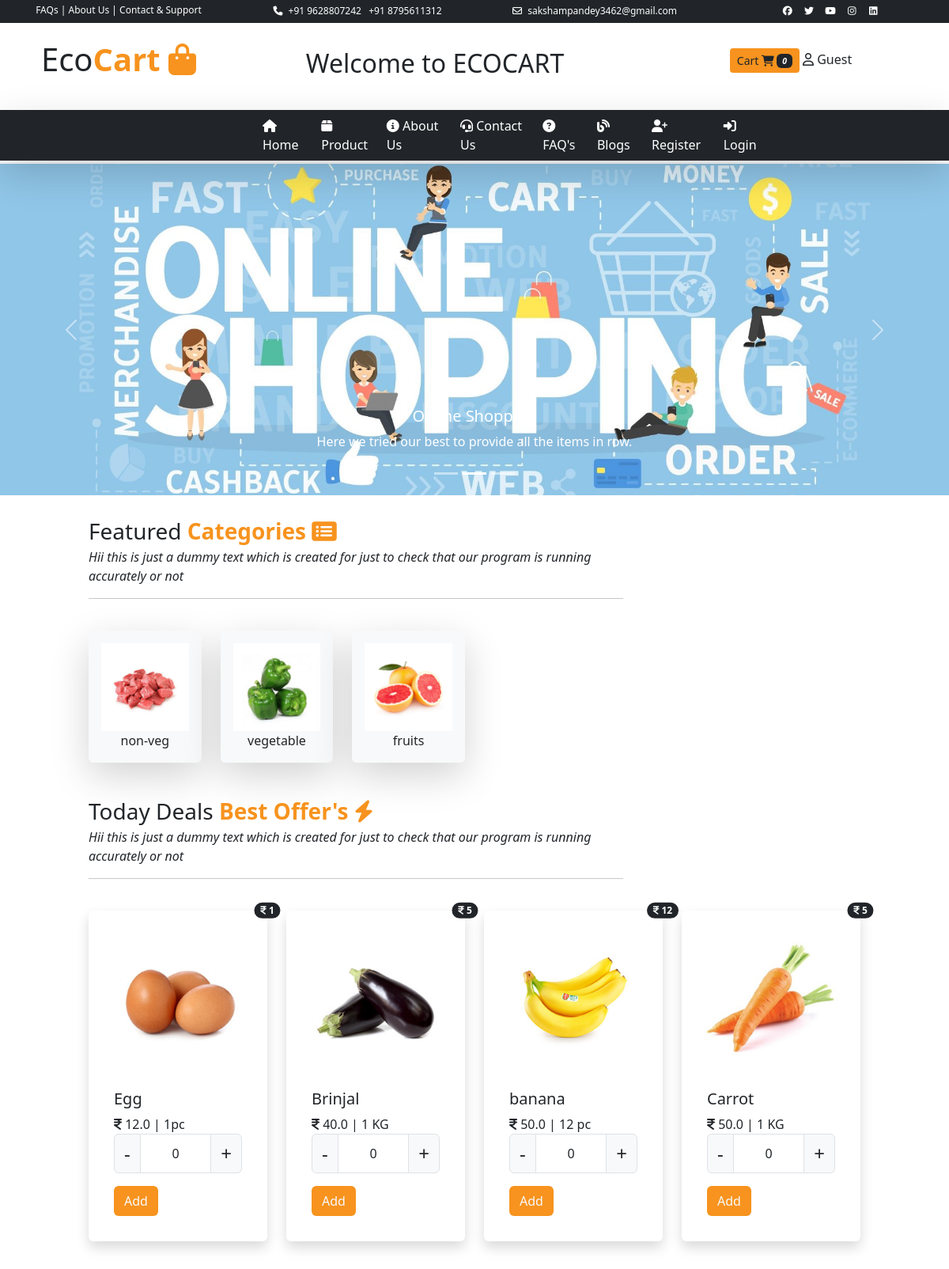
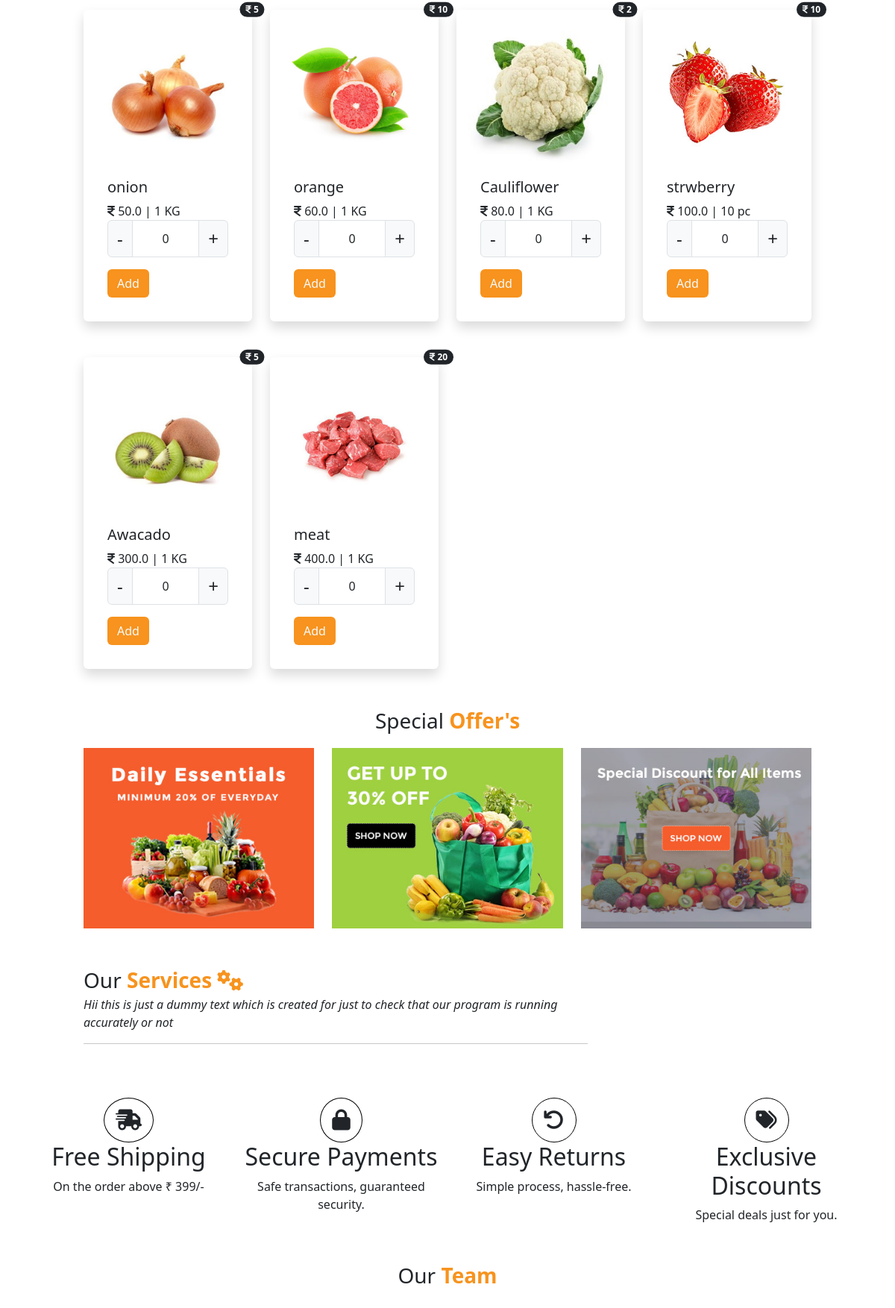
The page / (upper part) on the database its author committed (2 pictures, top to bottom).
### user/models.py (models this page shows, shortened)
class tbl_slider(models.Model):
    slider_picture=models.ImageField(upload_to='static/slider/',null=True)
    title=models.CharField(max_length=200,null=True)
    description=models.TextField(null=True)

class tbl_category(models.Model):
    product_category=models.CharField(max_length=30,null=True)
    category_picture=models.ImageField(upload_to='static/category/',null=True)

class tbl_product(models.Model):
    product_name=models.CharField(max_length=100,null=True)
    category=models.ForeignKey(tbl_category,on_delete=models.CASCADE)
    price=models.FloatField(null=True)
    discount=models.IntegerField(null=True)
    quantity=models.CharField(max_length=20,null=True)
    product_image=models.ImageField(upload_to='static/product/',null=True)

### user/views.py (the view)
# urls.py: path('',views.index),
def index(request):
    data=tbl_category.objects.all().order_by('-id')
    pdata=tbl_product.objects.all().order_by('price')
    sdata=tbl_slider.objects.all().order_by('-id')[0:3]
    md={"cdata":data,"productdata":pdata,"sliderdata":sdata}
    return render(request,'index.html',md)

### templates/index.html (shortened to what this page needs)
{% extends 'base.html' %}
{% load static %}
{% block childpage %}
<div class="row slider">
    <div class="col-sm-12 p-0">
        <div id="carouselExampleCaptions" class="carousel slide carousel-fade" data-bs-ride="carousel" data-bs-interval="2000" >
  <div class="carousel-indicators">
    <button type="button" data-bs-target="#carouselExampleCaptions" data-bs-slide-to="0" class="active" aria-current="true" aria-label="Slide 1"></button>
    <button type="button" data-bs-target="#carouselExampleCaptions" data-bs-slide-to="1" aria-label="Slide 2"></button>
    <button type="button" data-bs-target="#carouselExampleCaptions" data-bs-slide-to="2" aria-label="Slide 3"></button>
     </div>
  <div class="carousel-inner">
      {% for i in sliderdata %}
    <div class="carousel-item active">
      <img src="../{{i.slider_picture}}" style="max-height:500px;" class="d-block w-100" alt="...">
      <div class="carousel-caption d-none d-md-block">
        <h5>{{i.title}}</h5>
        <p>{{i.description}}</p>
      </div>
    </div>
      {% endfor %}
  </div>
  <button class="carousel-control-prev" type="button" data-bs-target="#carouselExampleCaptions" data-bs-slide="prev">
    <span class="carousel-control-prev-icon" aria-hidden="true"></span>
  </button>
  <button class="carousel-control-next" type="button" data-bs-target="#carouselExampleCaptions" data-bs-slide="next">
    <span class="carousel-control-next-icon" aria-hidden="true"></span>
  </button>
</div>
    </div>
</div>
<div class="row mb-2 mt-4">
    <div class="col-sm-1"></div>
    <div class="col-sm-7 ">
        <p class="fs-3 m-0 p-0 ">Featured <b class="txt-colororange">Categories <i class="fa-solid fa-list-alt"></i></b></p>
        <i>Hii this is just a dummy text which is
        created for just to check that our program is running accurately or not</i>
        <hr/>
    </div>
</div>
<div class="row category pt-3">
<div class="col-sm-1"></div>
<div class="col-sm-10">
    <div class="row ">
            {% for x in cdata %}
        <div class="col-sm-2 text-center">
        <p  class="shadow-lg p-3 mb-3 bg-body-tertiary rounded product tran">
            <img src="../{{x.category_picture}}" style="max-height:150px;" class="img-fluid"/>
            <br/>
            <a href="/product?pid={{x.id}}" style="text-decoration:none;" class="text-dark">{{ x.product_category}}</a>
        </p>
        </div>
            {% endfor %}
    </div>
</div>
<div class="col-sm-1"></div>
</div>
<div class="row mb-2 mt-4">
    <div class="col-sm-1"></div>
    <div class="col-sm-7 ">
        <p class="fs-3 m-0 p-0 ">Today Deals <b class="txt-colororange">Best Offer's <i class="fa-solid fa-bolt"></i></b></p>
        <i>Hii this is just a dummy text which is
        created for just to check that our program is running accurately or not</i>
        <hr/>
    </div>
</div>
<div class="row maxdiscount">
   <div class="col-sm-1"></div>
   <div class="col-sm-10 ">
       <div class="row pt-3">
           {% for i in productdata %}
           <div class="col-sm-3">
               <div class="card border-0 shadow p-3 mb-5  rounded offers tran" >
                   <span class="position-absolute top-0 start-100 translate-middle badge rounded-pill bg-dark"> <i class="fa-solid fa-indian-rupee-sign"></i> {{i.discount}} <span class="visually-hidden">unread messages</span></span>
  <img src="../{{i.product_image}}" class="card-img-top" alt="...">
  <div class="card-body">
    <h5 class="card-title">{{i.product_name}}</h5>
    <p class="card-text p-0 m-0">
        <i class="fa-solid fa-indian-rupee-sign"></i>
        <span>{{i.price}}</span> | {{i.quantity}}
      <form action="/cart/">
      <div class="input-group">
      <b class="input-group-text fs-4 " onclick="cminus{{i.id}}()">-</b>
        <input type="text"  value="0" name="pquantity" readonly class="form-control text-center " id="carttxt{{i.id}}"/>
      <b class="input-group-text fs-4" onclick="cplus{{i.id}}()">+</b>
  </div>
    </p>
    <input type="submit" value="Add" class="btn bg-colororange text-light"/>
  </div>
</div>
           </div>
{% endfor %}
       </div>
   </div>
   <div class="col-sm-1"></div>
</div>
<div class="row offer">
    <div class="col-sm-10 mx-auto">
        <div class="row text-center pb-3">
            <div class="col-sm-12 fs-3 ">
               <span>Special <b class="txt-colororange">Offer's</b></span>
            </div>
        </div>
        <div class="row pb-3" >
            <div class="col-sm-4 pb-2 text-center">
                <img src="{% static 'images/offer/offer-1.jpg' %}" class="img-fluid  "/>
            </div>
            <div class="col-sm-4 pb-2 text-center">
                <img src="{% static 'images/offer/offer-2.jpg' %}" class="img-fluid"/>
            </div>
            <div class="col-sm-4 pb-2 text-center">
                <img src="{% static 'images/offer/offer-3.jpg' %}" class="img-fluid"/>
            </div>
        </div>
    </div>
</div>
<div class="row mb-2 mt-4">
    <div class="col-sm-1"></div>
    <div class="col-sm-7 ">
        <p class="fs-3 m-0 p-0 ">Our <b class="txt-colororange">Services <i class="fa-solid fa-cogs"></i></b></p>
        <i>Hii this is just a dummy text which is
        created for just to check that our program is running accurately or not</i>
        <hr/>
    </div>
</div>
<div class="container">
    <div class="row  ">
        <div class="col-sm-3 text-center my-5">
            <i class="fa-solid fa-truck-fast fs-3 ic "></i>
            <h2>Free Shipping</h2>
            <span>On the order above ₹ 399/-</span>
        </div>
<div class="col-sm-3 text-center my-5">
            <i class="fa-solid fa-lock fs-3 ic "></i>
            <h2>Secure Payments</h2>
            <span>Safe transactions, guaranteed security.</span>
        </div>
        <div class="col-sm-3 text-center my-5">
            <i class="fa-solid fa-undo fs-3 ic "></i>
            <h2>Easy Returns</h2>
            <span>Simple process, hassle-free.</span>
        </div>
        <div class="col-sm-3 text-center my-5">
            <i class="fa-solid fa-tags fs-3 ic "></i>
            <h2>Exclusive Discounts</h2>
            <span> Special deals just for you.</span>
        </div>
    </div>
</div>
<div class="row team ">
    <div class="text-center fs-3 ">Our  <b class="txt-colororange">Team</b></div>
    <div class="col-sm-3">
    </div>
    <div class="col-sm-3">
    </div>
    <div class="col-sm-3">
    </div>
    <div class="col-sm-3">
    </div>
</div>
{% endblock %}

### templates/base.html (style rules this page uses)
.bg-colororange { background:#f7931e !important; }
.txt-colororange { color:#f7931e !important;; }
.tran { transition:all .3s; }

### templates/index.html (style rules this page uses)
.ic { border-radius:50%; border:1px solid black; padding:15px; }

### rows shown on the page
tbl_slider: slider_picture (picture), title "Online Shopping", description "Here we tried our best to provide all the items in row."
tbl_category: category_picture (picture), product_category "non-veg"
tbl_category: category_picture (picture), product_category "vegetable"
tbl_category: category_picture (picture), product_category "fruits"
tbl_product: discount "1", product_image (picture), product_name "Egg", price "12.0", quantity "1pc"
tbl_product: discount "5", product_image (picture), product_name "Brinjal", price "40.0", quantity "1 KG"
tbl_product: discount "12", product_image (picture), product_name "banana", price "50.0", quantity "12 pc"
tbl_product: discount "5", product_image (picture), product_name "Carrot", price "50.0", quantity "1 KG"
tbl_product: discount "5", product_image (picture), product_name "onion", price "50.0", quantity "1 KG"
tbl_product: discount "10", product_image (picture), product_name "orange", price "60.0", quantity "1 KG"
tbl_product: discount "2", product_image (picture), product_name "Cauliflower", price "80.0", quantity "1 KG"
tbl_product: discount "10", product_image (picture), product_name "strwberry", price "100.0", quantity "10 pc"
tbl_product: discount "5", product_image (picture), product_name "Awacado", price "300.0", quantity "1 KG"
tbl_product: discount "20", product_image (picture), product_name "meat", price "400.0", quantity "1 KG"
